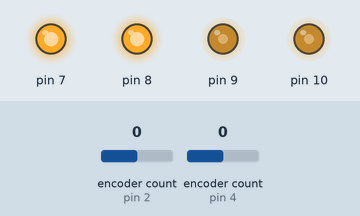
Simulated run of this sketch. Board: Arduino Uno, built with avr-gcc and run on an emulated ATmega328P. On the bench: output pins drawn as LEDs (lit = HIGH). Inputs (shaded band) come from the test bench; at power-on: encoder count (sensors on pin 2, pin 4) 0. Pins used as bus, display or sensor lines are not drawn; what the sketch prints to the serial monitor is not drawn.

Above: at 0.1 s.
Timing chart, 0 to 1.6 s (numbered marks = the images above):
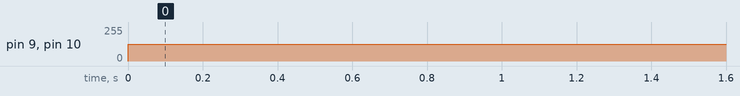

The sketch:

motorDriver.ino
```cpp
#include <Encoder.h>

//Motor 1 direction input
int m1dir = 7;
//Motor 2 direction input
int m2dir = 8;
//Low will disable both motors, toggling will reset latched driver fault condition
int disable = 4;
//Speed signal for motor 1
int m1pwm = 9;
//Speed signal for motor 2
int m2pwm = 10;
//Status indicator of motors
int sf = 12;
//Motor 1 current sense output (approx. 525 mV/A)
int m1fb = 0;
//Motor 2 current sense output (approx. 525 mV/A)
int m2fb = 1;

//Encoder Pin  1
int outputA1 = 2;
int outputA2 = 11;

//Encoder Pin 2
int outputB1 = 4;
int outputB2 = 3;

//Current Encoder Positions
int currentRead1;
int currentRead2;

//Encoder Object Setup
Encoder myEnc1(outputA1,outputA2);
Encoder myEnc2(outputB1,outputB2);
long oldPosition1  = -999;
long oldPosition2  = -999;

void setup() {
  pinMode(4,OUTPUT);
  pinMode(7,OUTPUT);
  pinMode(8,OUTPUT);
  pinMode(9,OUTPUT);
  pinMode(10,OUTPUT);
  pinMode(12,INPUT);
  digitalWrite(4,HIGH);
  digitalWrite(7,HIGH);
  digitalWrite(8,HIGH);
  Serial.begin(9600);
}

void loop() {
  //Because m1dir and m2dir are specified to be in same direction (in setup loop),
  //the robot will go forwards at half speed indefinitely.
  analogWrite(9,125);
  analogWrite(10,125);

  //Testing encoder reading values with the custom encoder library
    long newPosition1 = myEnc1.read();
    long newPosition2 = myEnc2.read();
  if (newPosition1 != oldPosition1) {
    oldPosition1 = newPosition1;
    Serial.println(newPosition1);
  }
  if (newPosition2 != oldPosition2) {
    oldPosition2 = newPosition2;
    Serial.println(newPosition2);
  }


}
```

Measured:
- by itself, pin 9, pin 10: 0/255 → 125/255 at 0.00 s
